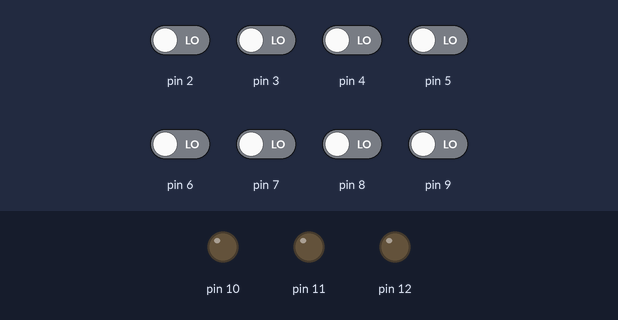
A sketch run on a simulated Arduino Uno, built with avr-gcc and run on an emulated ATmega328P. Parts: output pins drawn as LEDs (lit = HIGH). Inputs (shaded band) come from the test bench; at power-on: pin 2–9 LOW. What the sketch prints to the serial monitor is not drawn.

Above: at 1.2 s.
1.3 s: pin 2 driven HIGH
At 1.81 s:
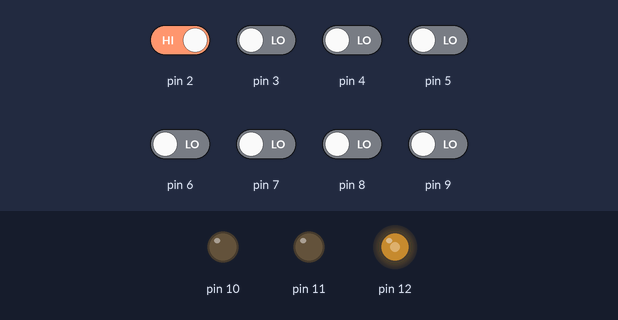
4.3 s: pin 3 driven HIGH
At 4.8 s:
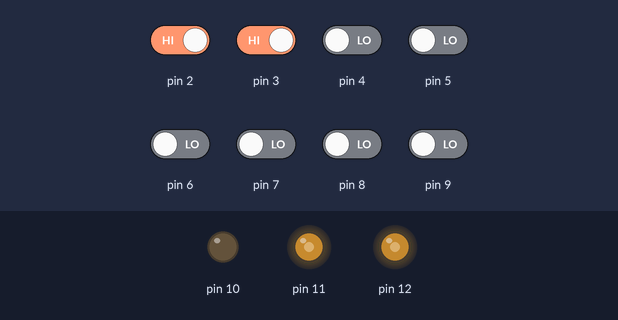
7.3 s: pin 2 driven LOW
8.8 s: pin 3 driven LOW
At 9.2 s:
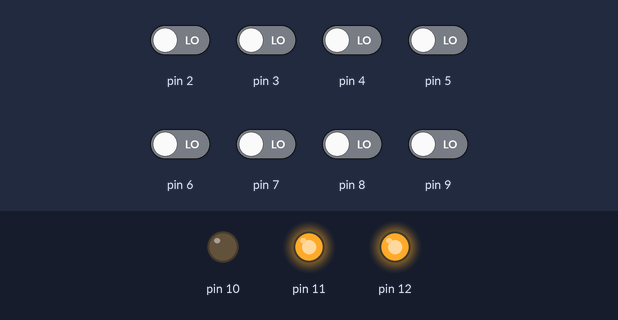
10.3 s: pin 6 driven HIGH
13.3 s: pin 4 driven HIGH
At 13.95 s:
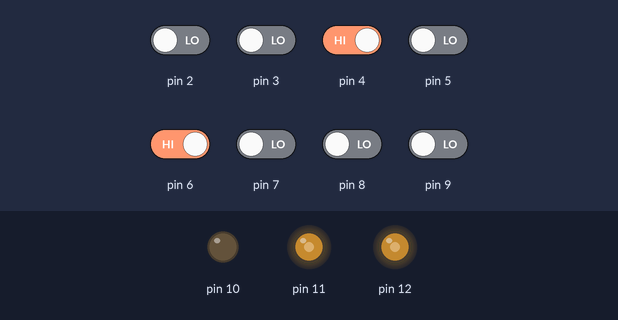
Timing chart, 0 to 17.3 s (numbered marks = the images above; inputs shaded):
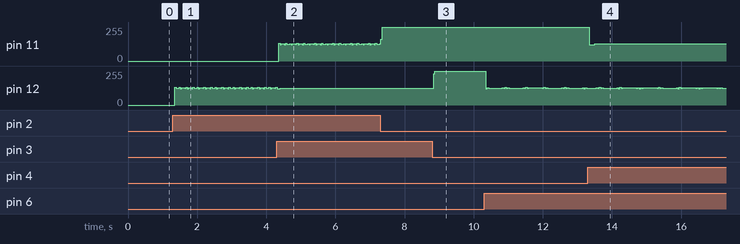

The sketch:

Final_code.ino
```cpp
//timer setup for timer0, timer1, and timer2.
//For arduino uno or any board with ATMEL 328/168.. diecimila, duemilanove, lilypad, nano, mini...

//this code will enable all th114.74 arduino timer interrupts.
//timer0 will interrupt at 2kHz
//timer1 will interrupt at 1Hz
//timer2 will interrupt at 8kHz
int oldval=1000;
//storage variables
boolean toggle0 = 0;
boolean toggle1 = 0;
boolean toggle2 = 0;
double i;
double t=22000;
void setup(){

  //set pins as outputs
  pinMode(12, OUTPUT);
  pinMode(11, OUTPUT);
Serial.begin(9600);
  pinMode(10, OUTPUT);

cli();//stop interrupts

//set timer0 interrupt at 2kHz
  TCCR0A = 0;// set entire TCCR2A register to 0
  TCCR0B = 0;// same for TCCR2B
  TCNT0  = 0;//initialize counter value to 0
  // set compare match register for 2khz increments
  OCR0A = 77.125;// = (16*10^6) / (2000*64) - 1 (must be <256)
  // turn on CTC mode
  TCCR0A |= (1 << WGM01);
  // Set CS01 and CS00 bits for 64 prescaler
  TCCR0B |= (1 << CS02) ;
  // enable timer compare interrupt
  TIMSK0 |= (1 << OCIE0A);

//set timer1 interrupt at 1Hz
  TCCR1A = 0;// set entire TCCR1A register to 0
  TCCR1B = 0;// same for TCCR1B
  TCNT1  = 0;//initialize counter value to 0
  // set compare match register for 1hz increments
  OCR1A = 77.125;// = (16*10^6) / (2000*64) - 1 (must be <256)
  // turn on CTC mode
  TCCR1B |= (1 << WGM12);
  // Set CS11 and CS10 bits for 64 prescaler
  TCCR1B |= (1 << CS12);
  // enable timer compare interrupt
  TIMSK1 |= (1 << OCIE1A);
 digitalWrite(12,0);
  digitalWrite(11,0);
//sei();//allow interrupts//////////////Deleteeeeeeeeeeeeeee
pinMode(2,INPUT);
pinMode(3,INPUT);
pinMode(4,INPUT);
pinMode(5,INPUT);
pinMode(6,INPUT);
pinMode(7,INPUT);
pinMode(8,INPUT);
pinMode(9,INPUT);

}//end setup

ISR(TIMER0_COMPA_vect){//timer0 interrupt 2kHz toggles pin 8
//generates pulse wave of frequency 2kHz/2 = 1kHz (takes two cycles for full wave- toggle high then toggle low)
    digitalWrite(12,toggle0);
    toggle0 = !toggle0;
  }


ISR(TIMER1_COMPA_vect){//timer1 interrupt 1Hz toggles pin 13 (LED)
//generates pulse wave of frequency 1Hz/2 = 0.5kHz (takes two cycles for full wave- toggle high then toggle low)


    digitalWrite(11,toggle1);
    toggle1 = !toggle1;

}
//  flag=0;
boolean setf=1,onlyone=0;
int value=0,count=0,state=0;
void set_f1(int f);
void set_f2(int f);
 void delay_ms(void);
 boolean sa,re,ga,ma,pa,da,ni,saa;
void loop()
{value=0;
sa=digitalRead(2);
re=digitalRead(3);
ga=digitalRead(4);
ma=digitalRead(5);
pa=digitalRead(6);
da=digitalRead(7);
ni=digitalRead(8);
saa=digitalRead(9);
if(sa)
value+=128;
if(re)
value+=64;
if(ga)
value+=32;
if(ma)
value+=16;
if(pa)
value+=8;
if(da)
value+=4;
if(ni)
value+=2;
if(saa)
value+=1;
state=0;
Serial.println(value);
 //if((value==128) ||(value==64) ||(value==32) ||(value==16) ||(value==8) ||(value==4) ||(value==2) ||(value==1))
//            {onlyone=1;}

        if(value!=oldval)
        {                 if(value==0)
                           {cli();
                           }
                          else if(value==128)
                            {set_f1(0);
                             set_f2(129.20);
                            }
                          else if(value==64)
                            {set_f1(0);
                             set_f2(114.74);
                            }
                          else if(value==32)
                            {set_f1(0);
                             set_f2(103.16);
                            }
                          else if(value==16)
                            {set_f1(0);
                             set_f2(96.65);
                            }
                          else if(value==8)
                            {set_f1(0);
                             set_f2(85.80);
                            }
                          else if(value==4)
                            {set_f1(0);
                             set_f2(77.125);
                            }
                          else if(value==2)
                            {set_f1(0);
                             set_f2(68.44);
                            }
                          else if(value==1)
                            {   set_f2(64.10);
                            set_f1(0);
                            }
////////////////////
                          else
                          {if(value<18)
                          {
                            switch (value)
                                {
                                case 17:
                                 set_f1(96.65);
                                 set_f2(64.10);
                                 break;
                                case 12:
                                 set_f1(85.81);
                                 set_f2(77.12);
                                 break;
                                case 10:
                                 set_f1(85.81);
                                 set_f2(68.44);
                                 break;
                                case 9:
                                 set_f1(85.81);
                                 set_f2(64.10);
                                 break;
                                case 6:
                                 set_f1(77.12);
                                 set_f2(68.44);
                                 break;
                                case 5:
                                 set_f1(77.12);
                                 set_f2(64.10);
                                 break;
                                case 3:
                                 set_f1(68.44);
                                 set_f2(64.10);
                                 break;
                                 default:///////////////////////////////////////////////////////////////
                                 set_f1(68.44);
                                 set_f2(64.10);
                                  break;
                                }
                          }
                          else if(value<48)
                          {
                            switch (value)
                                {
                                case 40:
                                 set_f1(103.17);
                                 set_f2(85.81);
                                 break;
                                case 36:
                                 set_f1(103.17);
                                 set_f2(77.12);
                                 break;
                                case 34:
                                 set_f1(103.17);
                                 set_f2(68.44);
                                 break;
                                case 33:
                                 set_f1(103.17);
                                 set_f2(64.10);
                                 break;
                                case 24:
                                 set_f1(96.65);
                                 set_f2(85.81);
                                 break;
                                case 20:
                                 set_f1(96.65);
                                 set_f2(77.12);
                                 break;
                                case 18:
                                 set_f1(96.65);
                                 set_f2(68.44);
                                 break;
                                 default:///////////////////////////////////////////////////////////////
                                 set_f1(96.65);
                                 set_f2(68.44);
                                  break;
                                }
                          }
                          else if(value<129)
                          {
                            switch (value)
                                {
                                case 96:
                                 set_f1(103.17);
                                 set_f2(114.74);
                                 break;
                                case 80:
                                 set_f1(96.65);
                                 set_f2(114.74);
                                 break;
                                case 72:
                                 set_f1(114.74);
                                 set_f2(85.81);
                                 break;
                                case 68:
                                 set_f1(114.74);
                                 set_f2(77.12);
                                 break;
                                case 66:
                                 set_f1(114.74);
                                 set_f2(68.44);
                                 break;
                                case 65:
                                 set_f1(114.74);
                                 set_f2(64.10);
                                 break;
                                case 48:
                                 set_f1(96.65);
                                 set_f2(103.17);
                                 break;
                                 default:///////////////////////////////////////////////////////////////
                                 set_f1(96.65);
                                 set_f2(103.17);
                                  break;
                                }
                          }
                           else
                          {
                            switch (value)
                                {
                                case 192:
                                 set_f1(129.20);
                                 set_f2(114.74);

                                 break;
                                case 160:
                                 set_f1(129.20);
                                 set_f2(103.17);
                                 break;
                                case 144:
                                 set_f1(129.20);
                                 set_f2(96.65);
                                 break;
                                case 136:
                                 set_f1(129.20);
                                 set_f2(85.81);
                                 break;
                                case 132:
                                 set_f1(129.20);
                                 set_f2(77.12);
                                 break;
                                case 130:
                                 set_f1(129.20);
                                 set_f2(68.44);
                                 break;
                                case 129:

                                 set_f1(129.20);
                                 set_f2(64.10);
                                 break;
                                 default:///////////////////////////////////////////////////////////////
                                 set_f1(96.65);
                                 set_f2(103.17);
                                  break;
                                }
                          }

                           }


////////////////////

        }
oldval=value;
//toggle2 = !toggle2;
//digitalWrite(10,toggle2);
onlyone=0;
}
void set_f1(int f)
{
  if(f!=0)
  { cli();
TIMSK1 |= (1 << OCIE1A);
  OCR1A = f;
  TCNT1  = 0;//initialize counter value to 0
  sei();
  }
  else
  {cli();
  TIMSK1 &= (0 << OCIE1A);
  sei(); }
}


void set_f2(int f)
{
  if(f!=0)
  { cli();
  TIMSK0 |= (1 << OCIE0A);
  OCR0A = f;
  TCNT0  = 0;//initialize counter value to 0
  sei();
 //  Serial.println(f);
  }
  else
  {cli();
 TIMSK0 &= (0 << OCIE0A);
  sei(); }
}


  void delay_ms(void)
{for(i=0;i<t;i++)
{count++;
}
  }
```

Measured:
- after the input at 1.3 s, pin 12: 0/255 → 133/255 after 0.06 s, then repeats every 0.52 s: 125/255 0.08 s, 132/255 0.04 s, 122/255 0.04 s, 131/255 0.08 s, 124/255 0.04 s, 133/255 0.04 s, 123/255 0.04 s, 129/255 0.08 s, 122/255 0.04 s, 133/255 0.04 s
- after the input at 4.3 s, pin 11: 0/255 → 134/255 after 0.06 s, then repeats every 0.52 s: 123/255 0.04 s, 129/255 0.08 s, 123/255 0.04 s, 133/255 0.04 s, 125/255 0.08 s, 131/255 0.04 s, 122/255 0.04 s, 131/255 0.08 s, 125/255 0.04 s, 133/255 0.04 s
- after the input at 8.8 s, pin 12: 127/255 → 255/255 at once
- after the input at 13.3 s, pin 11: 255/255 → 122/255 after 0.05 s, → 128/255 0.16 s later
